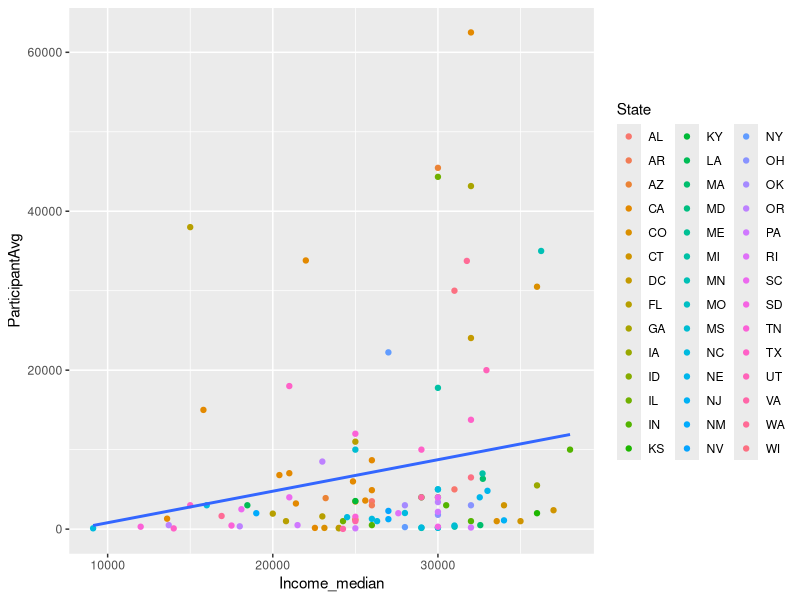

This figure's R source:
## ---- chunk 1
library(tidyverse)

df_protest <- read_csv("../datasets/immprotestdata.csv")
ggplot(df_protest, aes(x = Income_median, y = ParticipantAvg)) +
  geom_point(aes(color = State)) +
  geom_smooth(method = 'lm', se=FALSE)

